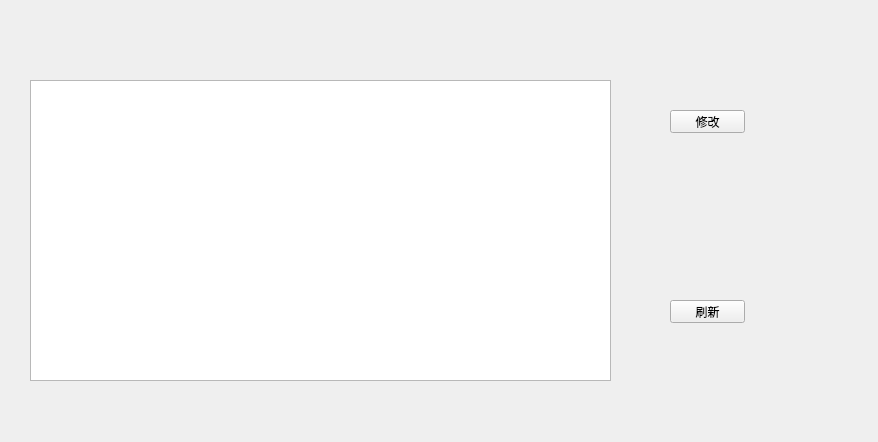
<?xml version="1.0" encoding="UTF-8"?>
<ui version="4.0">
 <class>dialog_judge_change</class>
 <widget class="QDialog" name="dialog_judge_change">
  <property name="geometry">
   <rect>
    <x>0</x>
    <y>0</y>
    <width>878</width>
    <height>442</height>
   </rect>
  </property>
  <property name="windowTitle">
   <string>判断题修改</string>
  </property>
  <widget class="QLabel" name="label">
   <property name="geometry">
    <rect>
     <x>880</x>
     <y>190</y>
     <width>101</width>
     <height>51</height>
    </rect>
   </property>
   <property name="styleSheet">
    <string notr="true">font: 75 9pt &quot;Arial&quot;;</string>
   </property>
   <property name="text">
    <string>选中行后点击修改</string>
   </property>
  </widget>
  <widget class="QPushButton" name="pushButton_2">
   <property name="geometry">
    <rect>
     <x>890</x>
     <y>400</y>
     <width>75</width>
     <height>23</height>
    </rect>
   </property>
   <property name="text">
    <string>刷新</string>
   </property>
  </widget>
  <widget class="QTableWidget" name="tableWidget">
   <property name="geometry">
    <rect>
     <x>30</x>
     <y>80</y>
     <width>581</width>
     <height>301</height>
    </rect>
   </property>
  </widget>
  <widget class="QPushButton" name="pushButton">
   <property name="geometry">
    <rect>
     <x>890</x>
     <y>160</y>
     <width>75</width>
     <height>23</height>
    </rect>
   </property>
   <property name="text">
    <string>修改</string>
   </property>
  </widget>
  <widget class="QPushButton" name="pushButton_3">
   <property name="geometry">
    <rect>
     <x>670</x>
     <y>110</y>
     <width>75</width>
     <height>23</height>
    </rect>
   </property>
   <property name="text">
    <string>修改</string>
   </property>
  </widget>
  <widget class="QPushButton" name="pushButton_4">
   <property name="geometry">
    <rect>
     <x>670</x>
     <y>300</y>
     <width>75</width>
     <height>23</height>
    </rect>
   </property>
   <property name="text">
    <string>刷新</string>
   </property>
  </widget>
 </widget>
 <resources/>
 <connections/>
</ui>
